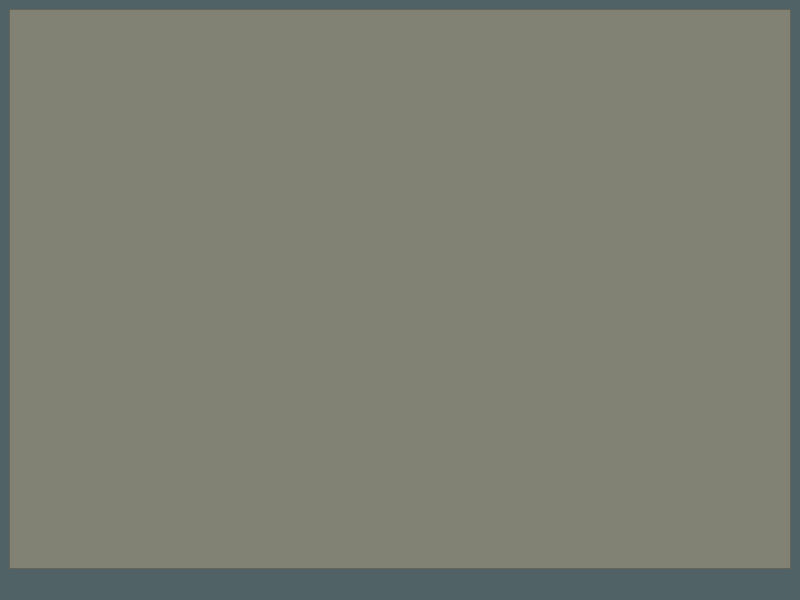
<?xml version="1.0" encoding="UTF-8"?>
<ui version="4.0">
 <class>MainWindow</class>
 <widget class="QMainWindow" name="MainWindow">
  <property name="geometry">
   <rect>
    <x>0</x>
    <y>0</y>
    <width>800</width>
    <height>600</height>
   </rect>
  </property>
  <property name="windowTitle">
   <string>MainWindow</string>
  </property>
  <property name="styleSheet">
   <string notr="true">background-color: #506266;</string>
  </property>
  <widget class="QWidget" name="centralwidget">
   <layout class="QHBoxLayout" name="horizontalLayout">
    <item>
     <widget class="QTextEdit" name="textEdit">
      <property name="styleSheet">
       <string notr="true">background-color: #818274;</string>
      </property>
      <property name="readOnly">
       <bool>true</bool>
      </property>
     </widget>
    </item>
   </layout>
  </widget>
  <widget class="QMenuBar" name="menubar">
   <property name="geometry">
    <rect>
     <x>0</x>
     <y>0</y>
     <width>800</width>
     <height>24</height>
    </rect>
   </property>
  </widget>
  <widget class="QStatusBar" name="statusbar"/>
 </widget>
 <resources/>
 <connections/>
</ui>
